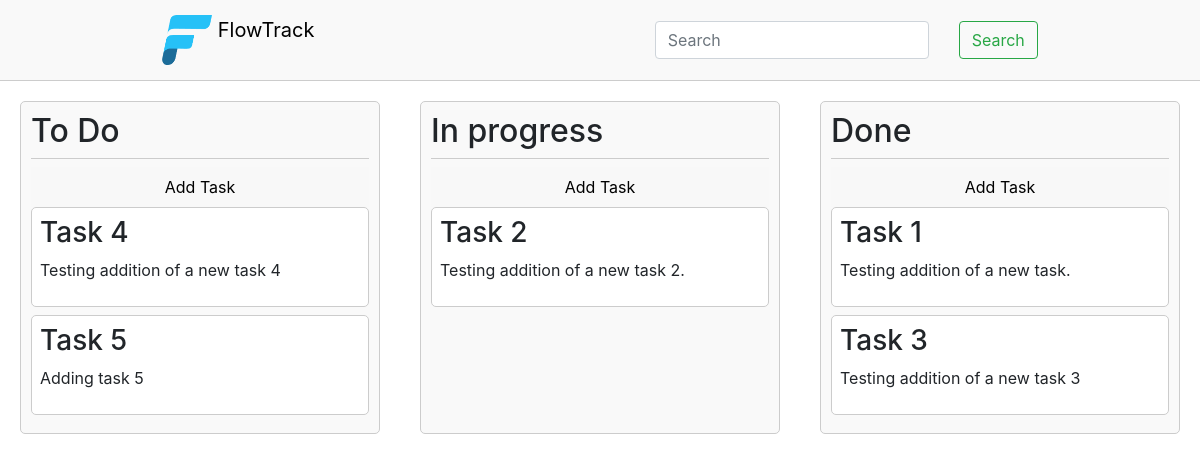
The app's page /, older data.
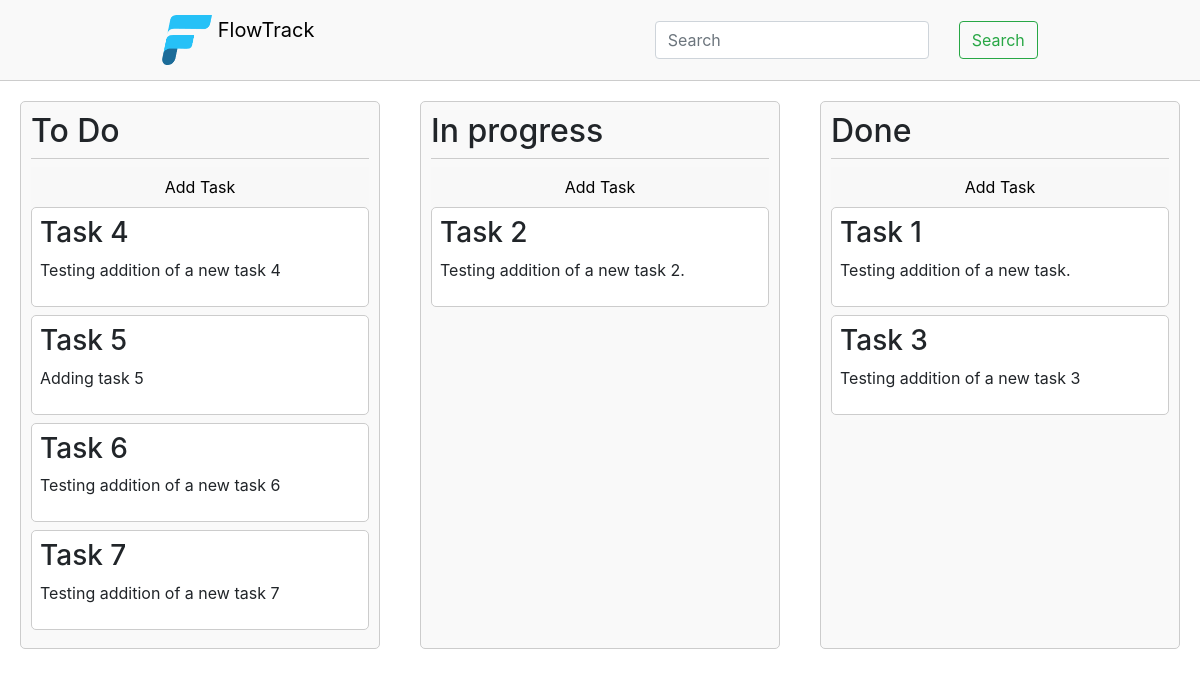
The same page, newer data.
### tables this page shows
CREATE TABLE tasks (                 id INTEGER PRIMARY KEY AUTOINCREMENT NOT NULL,                column TEXT NOT NULL,                title TEXT NOT NULL,                body TEXT NOT NULL);

### app.py (the view)
@app.route('/')
def index():
    to_do = retrieve_data('to_do')
    in_progress = retrieve_data('in_progress')
    done = retrieve_data('done')
    print ("To do", to_do)
    print ('In progress', in_progress)
    print ('Done tasks', done)
    return render_template('index.html', to_do=to_do, in_progress=in_progress, done=done)

### app.py (called while the page is built)
def retrieve_data(column):
    def create_dict(data):
        if data is None:
            return None
        result = []
        columns = [column[0] for column in cursor.description]
        for row in data:
            row_dict = {columns[i]: row[i] for i in range(len(columns))}
            result.append(row_dict)
        return result
    with sqlite3.connect('data.db') as connection:
        cursor = connection.cursor()
        try:
            cursor.execute('SELECT * FROM tasks WHERE column = ?;',(column,))
            rows = cursor.fetchall()
            column_data = create_dict(rows)
            return column_data
        except sqlite3.Error as e:
            print("Error", e)
            return False

### templates/index.html (shortened to what this page needs)
<!DOCTYPE html>
<html lang="en">
<head>
    <link href="https://cdn.jsdelivr.net/npm/bootstrap@5.3.2/dist/css/bootstrap.min.css" rel="stylesheet">
    <link rel="stylesheet" href="https://stackpath.bootstrapcdn.com/bootstrap/4.5.2/css/bootstrap.min.css">
    <link rel="stylesheet" type="text/css" href="/static/css/styles.css">
</head>
<body>
    <nav class="navbar">
        <a class="navbar-brand" href="#">
            <img src="{{ url_for('static', filename='images/logo.png') }}" width="50" height="50" class="d-inline-block align-top" alt="">
            FlowTrack
        </a>
        <form class="form-inline">
            <div class="row">
                <div class="col-auto">
                    <input type="text" class="form-control" placeholder="Search" autocomplete="off" aria-label="Search">
                </div>
                <div class="col-auto">
                    <button class="btn btn-outline-success" type="submit">Search</button>
                </div>
            </div>
        </form>
    </nav>
    <div class="kanban-board">
        <div class="column" id="to_do">
            <h2> To Do </h2>
            <button type="button" id="add-task-button" class="add-task-button" data-info="to_do">Add Task</button>
            {% for task in to_do %}
            {% set task_id = 'task_' ~ task['id'] %}
            <div class="card" draggable="true" id="{{task_id}}">
                <h3>{{ task["title"] }}</h3>
                <p>{{ task["body"] }}</p>
            </div>
            {% endfor %}
        </div>
        <div class="column" id="in_progress">
            <h2> In progress </h2>
            <button type="button" id="add-task-button" class="add-task-button" data-info="in_progress" >Add Task</button>
            {% for task in in_progress %}
            {% set task_id = 'task' ~ task['id'] %}
            <div class="card" draggable="true" id="{{task_id}}">
                <h3>{{ task["title"] }}</h3>
                <p>{{ task["body"] }}</p>
            </div>
            {% endfor %}
        </div>
        <div class="column" id="done">
            <h2> Done </h2>
            <button type="button" id="add-task-button" class="add-task-button" data-info="done">Add Task</button>
            {% for task in done %}
            {% set task_id = 'task_' ~ task['id'] %}
            <div class="card" draggable="true" id="{{task_id}}">
                <h3>{{ task["title"] }}</h3>
                <p>{{ task["body"] }}</p>
            </div>
            {% endfor %}
        </div>
    </div>
</body>
</html>

### static/css/styles.css (style rules this page uses)
.navbar { display: flex; justify-content: space-around; align-items: center; background-color: #f9f9f9; padding: 10px 0; border-bottom: 1px solid #ccc; }
.kanban-board { display: flex; justify-content: space-around; margin: 20px auto; }
.column { border: 1px solid #ccc; border-radius: 5px; padding: 10px; width: 30%; background-color: #f9f9f9; }
.column h2 { margin-top: 0; padding-bottom: 8px; border-bottom: 1px solid #ccc; }
.card { background-color: #fff; border: 1px solid #ccc; border-radius: 5px; padding: 8px; margin-bottom: 8px; }
.add-task-button { position: sticky; bottom: 0; width: 100%; padding: 8px; background-color: #f8f8f8; border: none; cursor: pointer; }

Row changes from the older to the newer data that the page shows:
added tasks: title "Task 6", body "Testing addition of a new task 6", shown under "To Do"
added tasks: title "Task 7", body "Testing addition of a new task 7", shown under "To Do"
